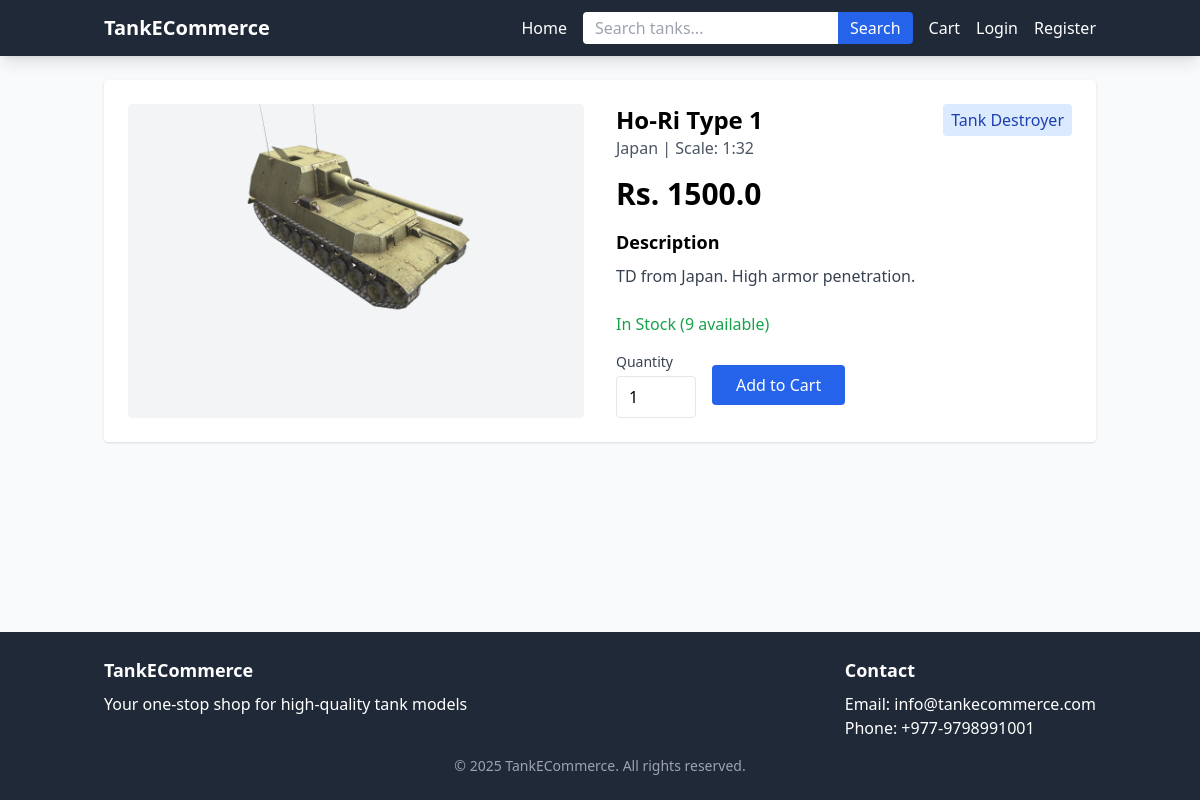
The page /tank/2 on the database its author committed.
### models.py (models this page shows, shortened)
class Tank(db.Model):
    id = db.Column(db.Integer, primary_key=True)
    name = db.Column(db.String(100), index=True)
    description = db.Column(db.Text)
    price = db.Column(db.Float)
    stock = db.Column(db.Integer, default=0)
    image_path = db.Column(db.String(255))
    scale = db.Column(db.String(20))
    created_at = db.Column(db.DateTime, default=datetime.utcnow)
    category_id = db.Column(db.Integer, db.ForeignKey('tank_category.id'))
    nation_id = db.Column(db.Integer, db.ForeignKey('nation.id'))
    cart_items = db.relationship('CartItem', backref='tank', lazy='dynamic')
    order_items = db.relationship('OrderItem', backref='tank', lazy='dynamic')

class TankCategory(db.Model):
    id = db.Column(db.Integer, primary_key=True)
    name = db.Column(db.String(50), unique=True)
    image_path = db.Column(db.String(255))
    tanks = db.relationship('Tank', backref='category', lazy='dynamic')

class Nation(db.Model):
    id = db.Column(db.Integer, primary_key=True)
    name = db.Column(db.String(50), unique=True)
    flag_image_path = db.Column(db.String(255))
    tanks = db.relationship('Tank', backref='nation', lazy='dynamic')

### app.py (the view)
@app.route('/tank/<int:id>')
def tank_detail(id):
    tank = Tank.query.get_or_404(id)
    return render_template('product.html', tank=tank, now=datetime.now())

### templates/product.html (shortened to what this page needs)
{% extends 'base.html' %}
{% block content %}
<div class="bg-white rounded shadow p-6">
    <div class="grid grid-cols-1 md:grid-cols-2 gap-8">
        <div class="bg-gray-100 rounded overflow-hidden">
            {% if tank.image_path %}
                <img src="{{ url_for('static', filename=tank.image_path.replace('static/', '')) }}"
                     alt="{{ tank.name }}" class="w-full h-auto object-contain">
            {% else %}
                <div class="flex items-center justify-center h-64 bg-gray-200 text-gray-500">
                    No Image Available
                </div>
            {% endif %}
        </div>
        <div>
            <div class="mb-4">
                <div class="flex justify-between items-start">
                    <h1 class="text-2xl font-bold">{{ tank.name }}</h1>
                    <span class="bg-blue-100 text-blue-800 px-2 py-1 rounded">{{ tank.category.name }}</span>
                </div>
                <p class="text-gray-600">{{ tank.nation.name }} | Scale: {{ tank.scale }}</p>
            </div>
            <p class="text-3xl font-bold mb-4">Rs. {{ tank.price }}</p>
            <div class="mb-6">
                <h3 class="font-semibold text-lg mb-2">Description</h3>
                <p class="text-gray-700">{{ tank.description }}</p>
            </div>
            {% if tank.stock > 0 %}
                <p class="text-green-600 mb-4">In Stock ({{ tank.stock }} available)</p>
                <form action="{{ url_for('add_to_cart', tank_id=tank.id) }}" method="post" class="flex items-center">
                    <div class="mr-4">
                        <label for="quantity" class="block text-sm font-medium text-gray-700 mb-1">Quantity</label>
                        <input type="number" id="quantity" name="quantity" value="1" min="1" max="{{ tank.stock }}"
                               class="border rounded px-3 py-2 w-20">
                    </div>
                    <button type="submit" class="bg-blue-600 text-white px-6 py-2 rounded hover:bg-blue-700">
                        Add to Cart
                    </button>
                </form>
            {% else %}
                <p class="text-red-600 mb-4">Out of Stock</p>
                <button class="bg-gray-300 text-gray-600 px-6 py-2 rounded cursor-not-allowed" disabled>
                    Out of Stock
                </button>
            {% endif %}
        </div>
    </div>
</div>
{% endblock %}

### rows shown on the page
Tank: image_path (picture), name "Ho-Ri Type 1", scale "1:32", price "1500.0", description "TD from Japan. High armor penetration.", stock "9"
TankCategory: category.name "Tank Destroyer"
Nation: nation.name "Japan"
